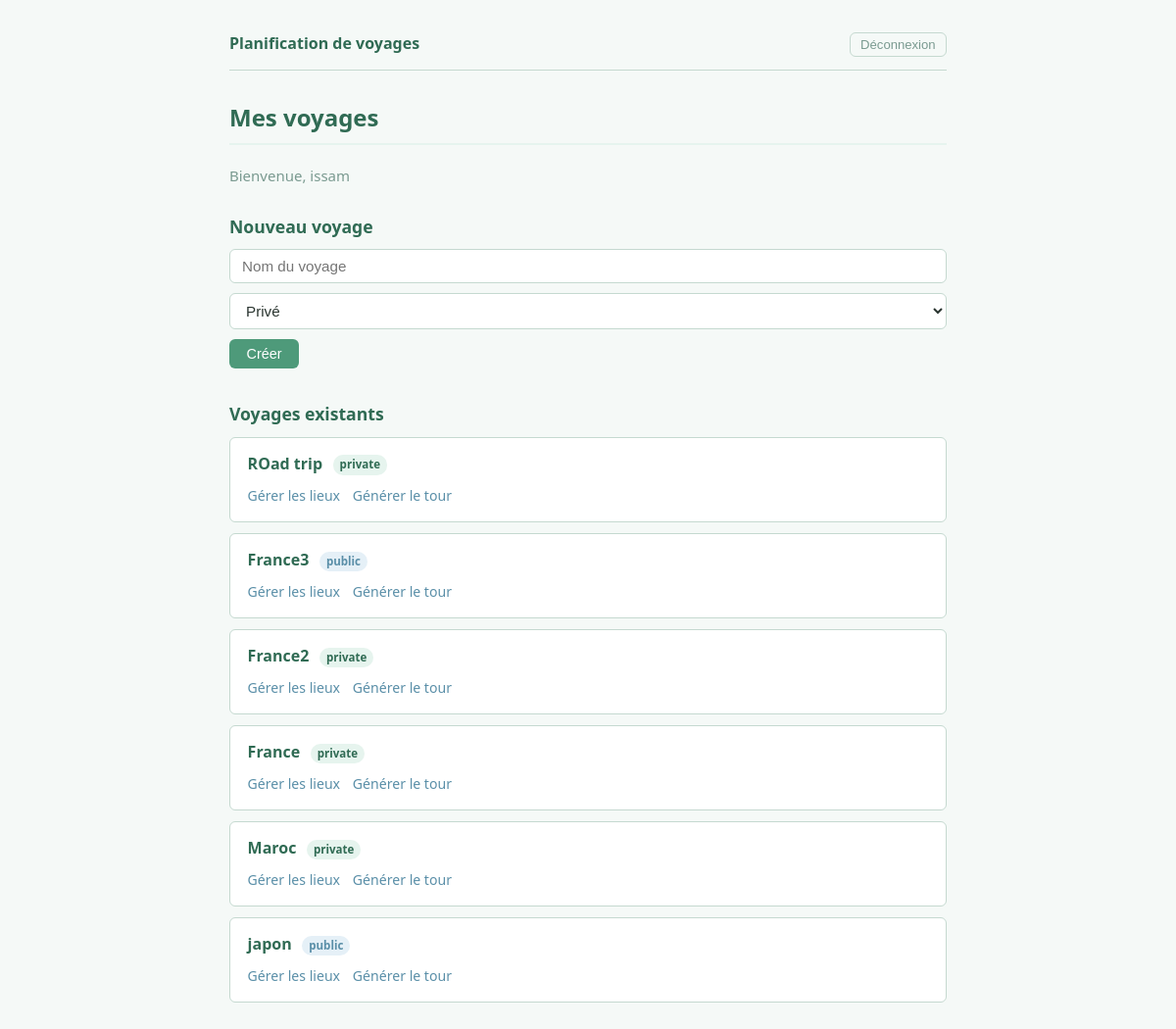
Screenshot of /pages/dashboard.php (signed in) with the database file from the repository.
### tables this page shows
CREATE TABLE `travels` (
  `id` int NOT NULL,
  `user_id` int NOT NULL,
  `titre` varchar(255) NOT NULL,
  `statut` enum('public','private') DEFAULT 'private',
  `ordered_route` text,
  `share_token` varchar(32) DEFAULT NULL
);

### pages/dashboard.php (the view, shortened to what this page needs)
<?php
require("../config/database.php");
$user_id = $_SESSION['id'];
$pseudo = $_SESSION['pseudo'];
$req = $bdd->prepare("SELECT * FROM travels WHERE user_id = ? ORDER BY id DESC");
$req->execute([$user_id]);
$travels = $req->fetchAll();
?>
<!DOCTYPE html>
<html lang="en">
<head>
    <link rel="stylesheet" href="../public/assets/css/style.css">
</head>
<body>
    <div class="topbar">
        <span class="brand">Planification de voyages</span>
        <form action="logout.php" method="POST">
            <button type="submit">Déconnexion</button>
        </form>
    </div>
    <h1>Mes voyages</h1>
    <p style="color:var(--muted)">Bienvenue, <?= htmlspecialchars($pseudo) ?></p>
    <h2>Nouveau voyage</h2>
    <form action="" method="POST">
        <input type="text" name="title" placeholder="Nom du voyage">
        <select name="visibility">
            <option value="private">Privé</option>
        </select>
        <button type="submit">Créer</button>
    </form>
    <h2>Voyages existants</h2>
    <?php foreach ($travels as $travel): ?>
        <div class="card">
            <h3>
                <?= htmlspecialchars($travel['titre']) ?>
                <span class="badge <?= $travel['statut'] === 'public' ? 'public' : '' ?>">
                    <?= htmlspecialchars($travel['statut']) ?>
                </span>
            </h3>
            <div class="card-links">
                <a href="places.php?travel_id=<?= $travel['id'] ?>">Gérer les lieux</a>
                <a href="generate.php?travel_id=<?= $travel['id'] ?>">Générer le tour</a>
            </div>
        </div>
    <?php endforeach; ?>
</body>
</html>

### public/assets/css/style.css (style rules this page uses)
:root { --green: #4e9a7a; --green-dark: #306b54; --green-light: #e6f4ee; --blue: #5a8fa8; --blue-light: #e5f0f7; --bg: #f5f9f7; --text: #2a3530; --muted: #7a9a90; --border: #c5d9d0; --white: #ffffff; --radius: 6px; }
*, *::before, *::after { box-sizing: border-box; margin: 0; padding: 0; }
body { font-family: 'Segoe UI', system-ui, sans-serif; font-size: 15px; background: var(--bg); color: var(--text); line-height: 1.6; padding: 2rem 1.5rem; max-width: 780px; margin: 0 auto; }
h1 { font-size: 1.5rem; color: var(--green-dark); margin-bottom: 1.2rem; border-bottom: 2px solid var(--green-light); padding-bottom: .4rem; }
h2 { font-size: 1.1rem; color: var(--green-dark); margin: 1.6rem 0 .6rem; }
h3 { font-size: 1rem; color: var(--text); margin-bottom: .3rem; }
p { margin-bottom: .6rem; }
a { color: var(--blue); text-decoration: none; }
form { margin-bottom: .8rem; }
input[type="text"], input[type="email"], input[type="password"], input[type="number"], select { display: block; width: 100%; padding: .5rem .75rem; border: 1px solid var(--border); border-radius: var(--radius); background: var(--white); color: var(--text); font-size: .95rem; margin-bottom: .6rem; transition: border-color .15s; }
button { display: inline-block; padding: .45rem 1.1rem; border: none; border-radius: var(--radius); background: var(--green); color: var(--white); font-size: .9rem; cursor: pointer; transition: background .15s; margin-bottom: .4rem; }
.card { background: var(--white); border: 1px solid var(--border); border-radius: var(--radius); padding: .9rem 1.1rem; margin-bottom: .7rem; }
.card h3 { color: var(--green-dark); margin-bottom: .2rem; }
.card-links { margin-top: .5rem; display: flex; gap: .8rem; flex-wrap: wrap; }
.card-links a { font-size: .88rem; }
.badge { display: inline-block; font-size: .72rem; padding: 1px 7px; border-radius: 10px; background: var(--green-light); color: var(--green-dark); margin-left: .4rem; vertical-align: middle; }
.badge.public { background: var(--blue-light); color: var(--blue); }
.topbar { display: flex; justify-content: space-between; align-items: center; margin-bottom: 1.8rem; padding-bottom: .8rem; border-bottom: 1px solid var(--border); }
.topbar .brand { font-weight: 600; color: var(--green-dark); font-size: 1rem; }
.topbar form { margin: 0; }
.topbar button { background: none; color: var(--muted); border: 1px solid var(--border); font-size: .82rem; padding: .28rem .65rem; margin: 0; }

### rows the page displays
travels: titre "ROad trip", statut "private"
travels: titre "France3", statut "public"
travels: titre "France2", statut "private"
travels: titre "France", statut "private"
travels: titre "Maroc", statut "private"
travels: titre "japon", statut "public"

### other values shown
$pseudo "issam"
